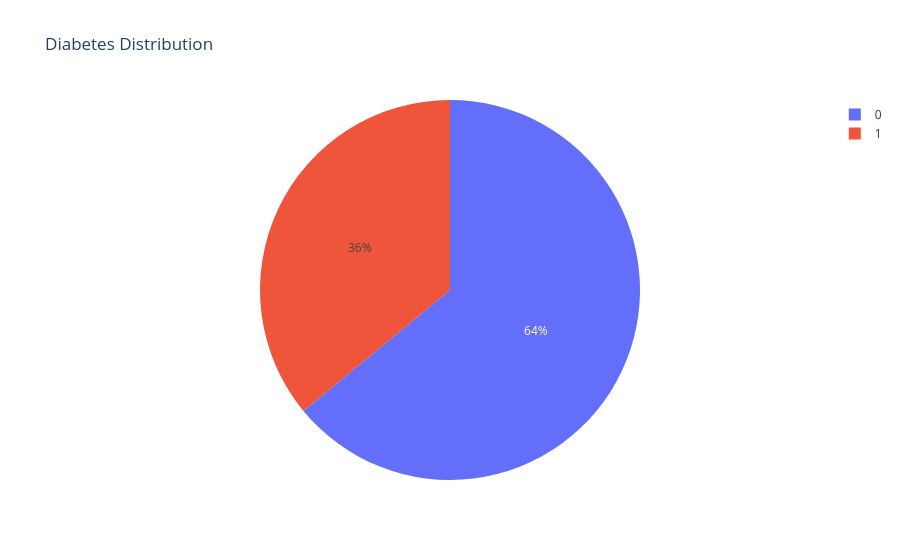
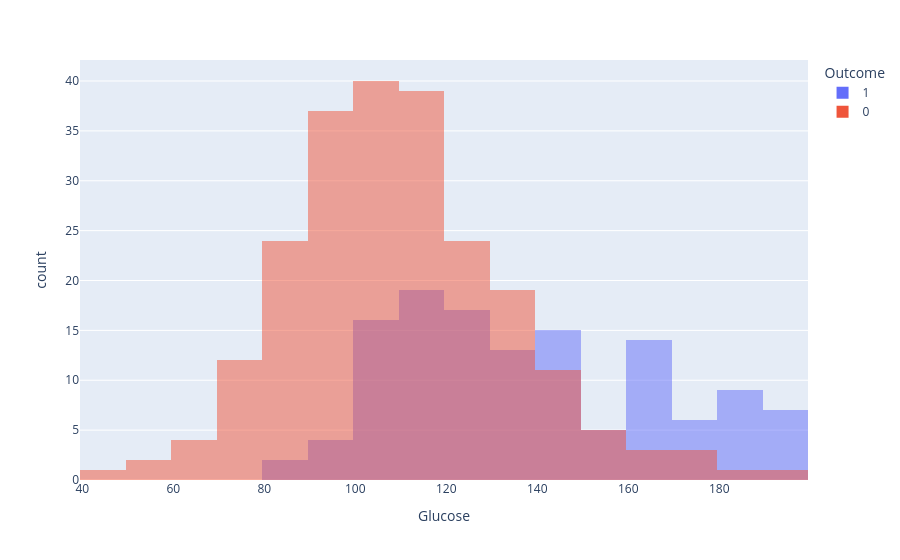
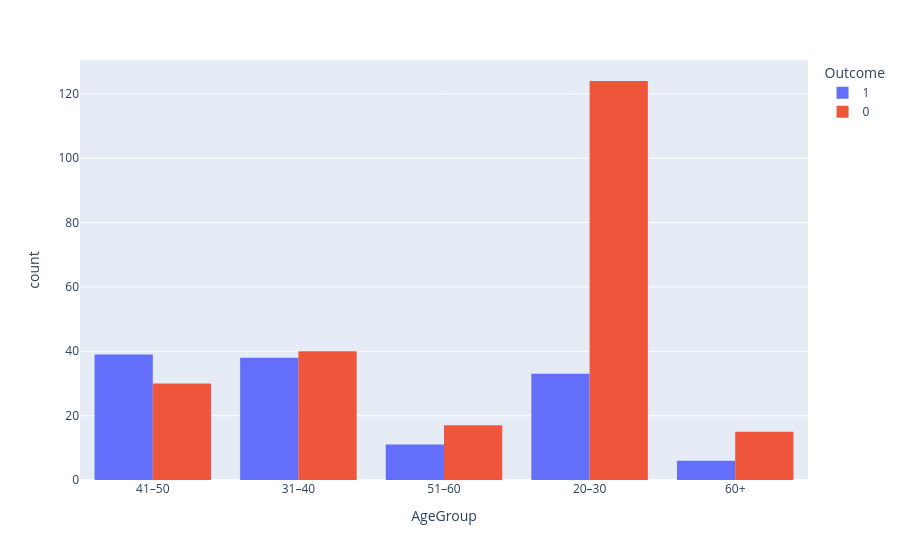
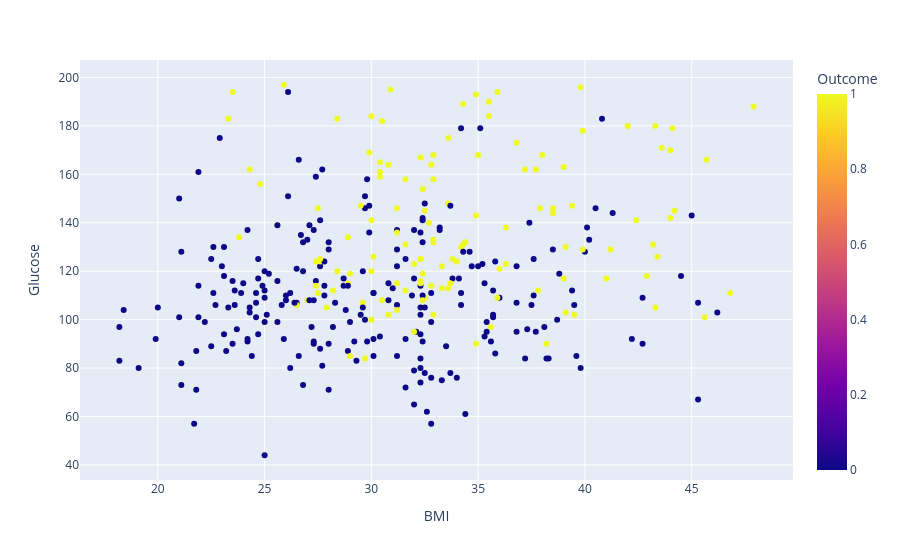

These figures' notebook cell, in order:
### Code cell
# Plotly Dashboards
fig = px.pie(df, names='Outcome', title='Diabetes Distribution')
fig.show()

fig = px.histogram(df, x="Glucose", color="Outcome", nbins=30, barmode='overlay')
fig.show()

# Age Groups
df['AgeGroup'] = pd.cut(df['Age'], bins=[20, 30, 40, 50, 60, 80], labels=['20–30', '31–40', '41–50', '51–60', '60+'])
fig = px.histogram(df, x='AgeGroup', color='Outcome', barmode='group')
fig.show()

fig = px.scatter(df, x="BMI", y="Glucose", color="Outcome")
fig.show()

### Figure 1 — Plotly figure (JSON) as saved in the notebook; plotly's stock layout.template omitted (floating-point values rounded to 4 significant figures; data arrays with more than 128 entries replaced by an {"elided": "..."} marker saying what was removed)
{"data": [{"domain": {"x": [0, 1], "y": [0, 1]}, "hovertemplate": "Outcome=%{label}<extra></extra>", "labels": {"elided": "353 int values"}, "legendgroup": "", "name": "", "showlegend": true, "type": "pie"}], "layout": {"legend": {"tracegroupgap": 0}, "title": {"text": "Diabetes Distribution"}}}

### Figure 2 — Plotly figure (JSON) as saved in the notebook; plotly's stock layout.template omitted (floating-point values rounded to 4 significant figures; data arrays with more than 128 entries replaced by an {"elided": "..."} marker saying what was removed)
{"data": [{"bingroup": "x", "hovertemplate": "Outcome=1<br>Glucose=%{x}<br>count=%{y}<extra></extra>", "legendgroup": "1", "marker": {"color": "#636efa", "opacity": 0.5, "pattern": {"shape": ""}}, "name": "1", "nbinsx": 30, "orientation": "v", "showlegend": true, "type": "histogram", "x": [148.0, 183.0, 125.0, 168.0, 100.0, 107.0, 196.0, 119.0, 147.0, 102.0, 90.0, 180.0, 103.0, 133.0, 114.0, 109.0, 126.0, 131.0, 134.0, 163.0, 146.0, 124.0, 113.0, 105.0, 122.0, 108.0, 188.0, 131.0, 102.0, 130.0, 194.0, 159.0, 162.0, 184.0, 85.0, 112.0, 158.0, 162.0, 142.0, 171.0, 179.0, 164.0, 139.0, 184.0, 113.0, 141.0, 123.0, 138.0, 146.0, 101.0, 106.0, 146.0, 161.0, 108.0, 167.0, 109.0, 182.0, 194.0, 112.0, 124.0, 180.0, 115.0, 178.0, 117.0, 165.0, 129.0, 146.0, 124.0, 116.0, 105.0, 166.0, 158.0, 131.0, 193.0, 95.0, 168.0, 115.0, 197.0, 144.0, 141.0, 189.0, 108.0, 134.0, 175.0, 120.0, 145.0, 117.0, 84.0, 130.0, 132.0, 90.0, 125.0, 118.0, 143.0, 111.0, 132.0, 173.0, 183.0, 112.0, 119.0, 114.0, 104.0, 147.0, 115.0, 145.0, 111.0, 195.0, 156.0, 121.0, 125.0, 169.0, 125.0, 168.0, 115.0, 164.0, 129.0, 97.0, 120.0, 102.0, 140.0, 162.0, 136.0, 154.0, 123.0, 190.0, 170.0, 126.0], "xaxis": "x", "yaxis": "y"}, {"bingroup": "x", "hovertemplate": "Outcome=0<br>Glucose=%{x}<br>count=%{y}<extra></extra>", "legendgroup": "0", "marker": {"color": "#EF553B", "opacity": 0.5, "pattern": {"shape": ""}}, "name": "0", "nbinsx": 30, "orientation": "v", "showlegend": true, "type": "histogram", "x": {"elided": "226 float values"}, "xaxis": "x", "yaxis": "y"}], "layout": {"barmode": "overlay", "legend": {"title": {"text": "Outcome"}, "tracegroupgap": 0}, "margin": {"t": 60}, "xaxis": {"anchor": "y", "domain": [0, 1], "title": {"text": "Glucose"}}, "yaxis": {"anchor": "x", "domain": [0, 1], "title": {"text": "count"}}}}

### Figure 3 — Plotly figure (JSON) as saved in the notebook; plotly's stock layout.template omitted (floating-point values rounded to 4 significant figures; data arrays with more than 128 entries replaced by an {"elided": "..."} marker saying what was removed)
{"data": [{"alignmentgroup": "True", "bingroup": "x", "hovertemplate": "Outcome=1<br>AgeGroup=%{x}<br>count=%{y}<extra></extra>", "legendgroup": "1", "marker": {"color": "#636efa", "pattern": {"shape": ""}}, "name": "1", "offsetgroup": "1", "orientation": "v", "showlegend": true, "type": "histogram", "x": ["41–50", "31–40", "51–60", "31–40", "31–40", "31–40", "41–50", "20–30", "41–50", "41–50", "20–30", "20–30", "31–40", "31–40", "41–50", "31–40", "41–50", "20–30", "51–60", "31–40", "60+", "31–40", "20–30", "60+", "31–40", "41–50", "41–50", "31–40", "31–40", "31–40", "41–50", "31–40", "51–60", "41–50", "31–40", "41–50", "60+", "20–30", "20–30", "20–30", "20–30", "31–40", "20–30", "41–50", "20–30", "20–30", "31–40", "20–30", "20–30", "31–40", "20–30", "20–30", "41–50", "51–60", "20–30", "41–50", "20–30", "51–60", "20–30", "31–40", "41–50", "41–50", "41–50", "31–40", "41–50", "41–50", "60+", "20–30", "31–40", "41–50", "20–30", "31–40", "20–30", "20–30", "31–40", "41–50", "41–50", "31–40", "31–40", "20–30", "41–50", "31–40", "20–30", "31–40", "31–40", "31–40", "41–50", "41–50", "41–50", "20–30", "51–60", "51–60", "20–30", "41–50", "41–50", "41–50", "31–40", "31–40", "41–50", "20–30", "31–40", "31–40", "41–50", "31–40", "60+", "31–40", "31–40", "51–60", "20–30", "20–30", "31–40", "41–50", "51–60", "20–30", "41–50", "31–40", "51–60", "20–30", "41–50", "41–50", "41–50", "20–30", "41–50", "51–60", "60+", "41–50", "41–50"], "xaxis": "x", "yaxis": "y"}, {"alignmentgroup": "True", "bingroup": "x", "hovertemplate": "Outcome=0<br>AgeGroup=%{x}<br>count=%{y}<extra></extra>", "legendgroup": "0", "marker": {"color": "#EF553B", "pattern": {"shape": ""}}, "name": "0", "offsetgroup": "0", "orientation": "v", "showlegend": true, "type": "histogram", "x": {"elided": "226 str values"}, "xaxis": "x", "yaxis": "y"}], "layout": {"barmode": "group", "legend": {"title": {"text": "Outcome"}, "tracegroupgap": 0}, "margin": {"t": 60}, "xaxis": {"anchor": "y", "domain": [0, 1], "title": {"text": "AgeGroup"}}, "yaxis": {"anchor": "x", "domain": [0, 1], "title": {"text": "count"}}}}

### Figure 4 — Plotly figure (JSON) as saved in the notebook; plotly's stock layout.template omitted (floating-point values rounded to 4 significant figures; data arrays with more than 128 entries replaced by an {"elided": "..."} marker saying what was removed)
{"data": [{"hovertemplate": "BMI=%{x}<br>Glucose=%{y}<br>Outcome=%{marker.color}<extra></extra>", "legendgroup": "", "marker": {"color": {"elided": "353 int values"}, "coloraxis": "coloraxis", "symbol": "circle"}, "mode": "markers", "name": "", "orientation": "v", "showlegend": false, "type": "scatter", "x": {"elided": "353 float values"}, "xaxis": "x", "y": {"elided": "353 float values"}, "yaxis": "y"}], "layout": {"coloraxis": {"colorbar": {"title": {"text": "Outcome"}}, "colorscale": [[0, "#0d0887"], [0.1111, "#46039f"], [0.2222, "#7201a8"], [0.3333, "#9c179e"], [0.4444, "#bd3786"], [0.5556, "#d8576b"], [0.6667, "#ed7953"], [0.7778, "#fb9f3a"], [0.8889, "#fdca26"], [1, "#f0f921"]]}, "legend": {"tracegroupgap": 0}, "margin": {"t": 60}, "xaxis": {"anchor": "y", "domain": [0, 1], "title": {"text": "BMI"}}, "yaxis": {"anchor": "x", "domain": [0, 1], "title": {"text": "Glucose"}}}}
